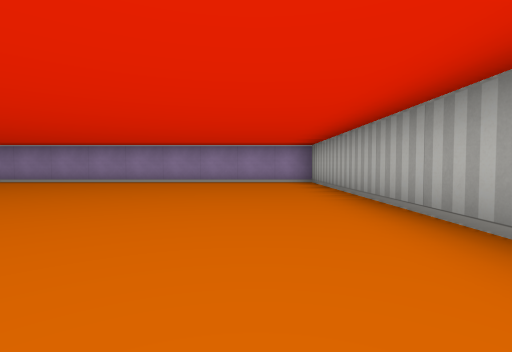
view 1 (above)

16 first-person views from a walk through a cub3D level. The camera is about half as high as the walls, tilts 2° down and sees 85° across. The floor is counted in squares. Each view is taken from the middle of a square. On the plan, view 1 faces up. The plan holds only what a view shows up to about 9 squares ahead; the rest is blank.

view 2
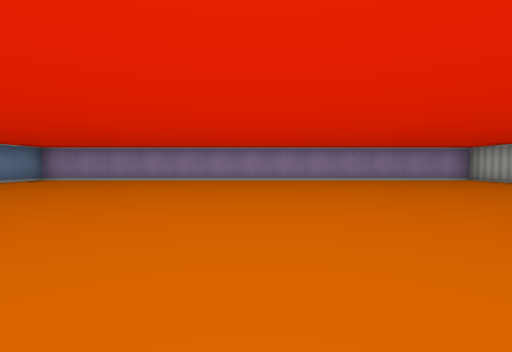

view 3
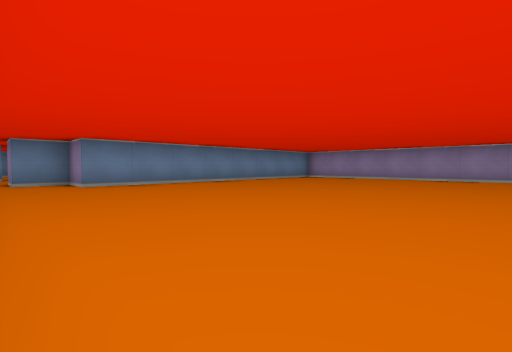

view 4
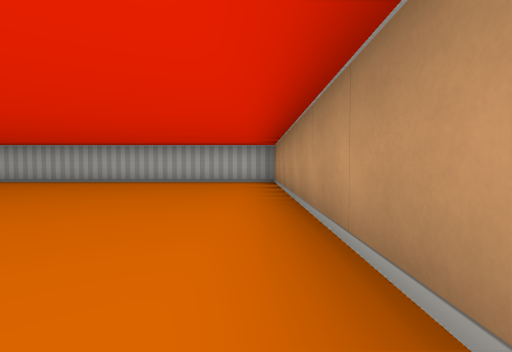

view 5
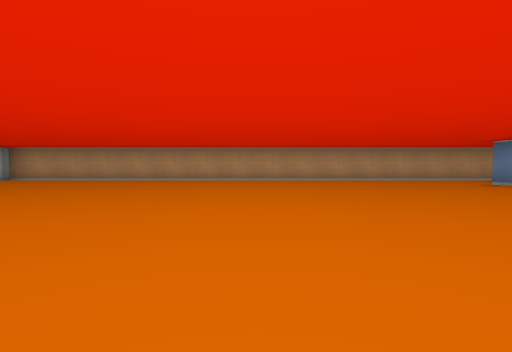

view 6
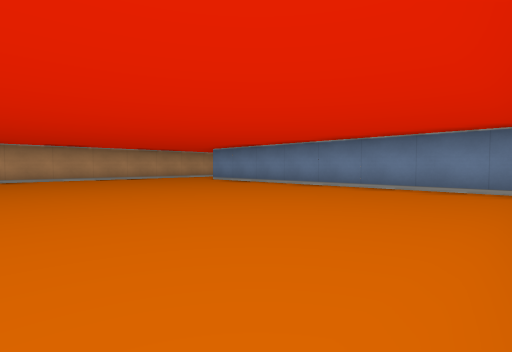

view 7
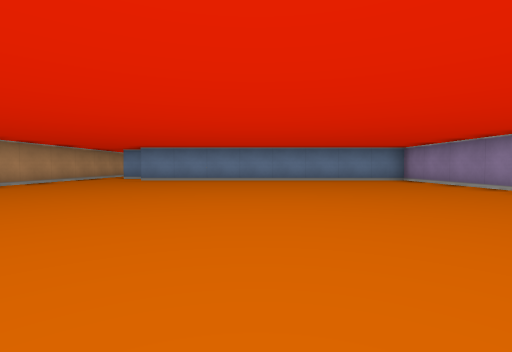

view 8
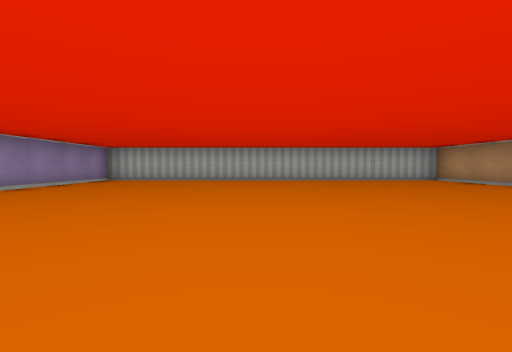

view 9
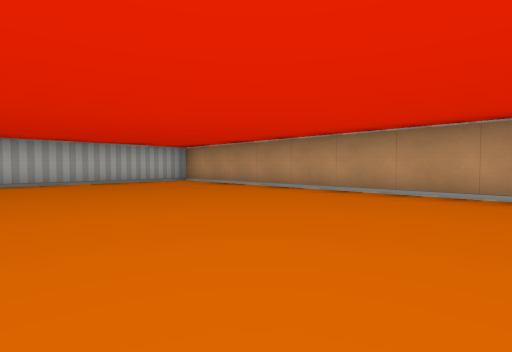

view 10
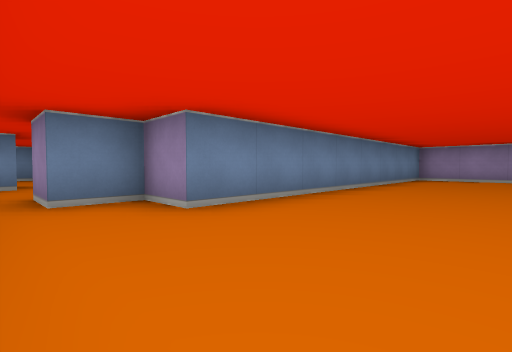

view 11
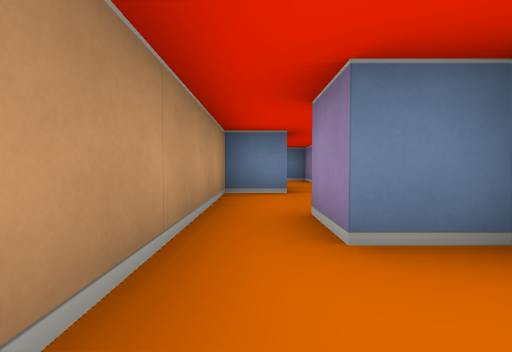

view 12
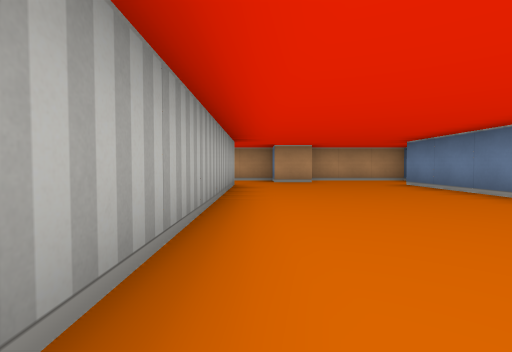

view 13
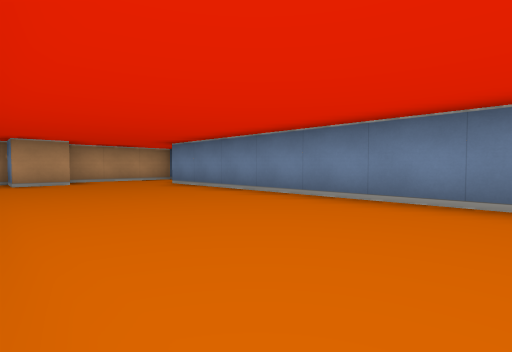

view 14
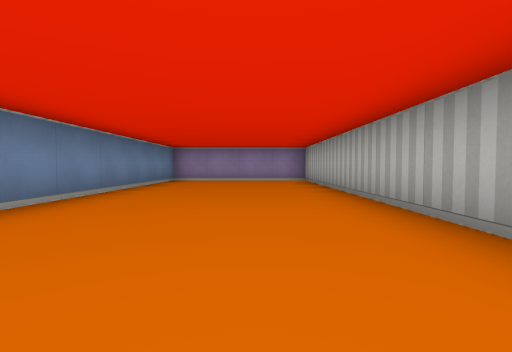

view 15
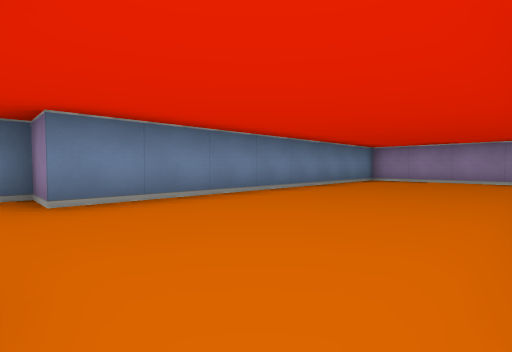

view 16
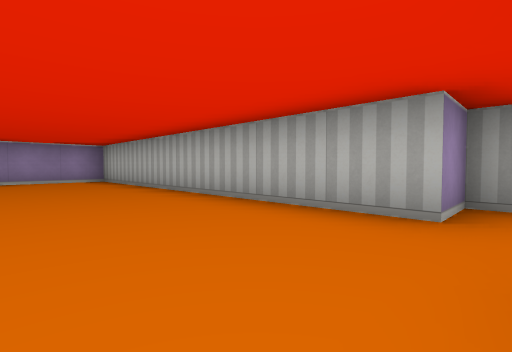

### Floor plan
Ten units are one square. View 1 is at (0, 0); x grows to the right and y downward. Boxes are objects, and circles mark ways between rooms. Rooms are numbered by the first view taken in them; rooms with no view inside come last. Other rooms are left out.
<svg viewBox="-200 -80 220 110">
<path fill="none" stroke="#000" d="M-125 25 15 25 15 -75 -115 -75 -115 5 -125 5 -125 15M-166 15 -155 15 -155 25 -125 25M-134 5 -145 5 -145 -75 -185 -75 -185 5 -195 5 -195 25 -166 25M-125 15 -135 15"/>
<circle cx="-130" cy="20" r="3" fill="#2a7"/>
<text x="-50" y="-20">1</text>
<text x="-160" y="-20">2</text>
</svg>
Room 1 opens to room 2.

Where each view was taken, in squares from view 1:
view 1: 0 up, 0 right, facing up
view 2: 1 down, 5 left, facing up
view 3: 2 down, 5 left, facing up-left
view 4: 2 down, 6 left, facing right
view 5: 6 up, 6 left, facing down
view 6: 7 up, 6 left, facing down-left
view 7: 3 up, 3 left, facing left
view 8: 3 up, 7 left, facing right
view 9: 2 up, 6 left, facing down-right
view 10: 2 down, 9 left, facing up-left
view 11: 2 down, 11 left, facing left
view 12: 6 up, 15 left, facing down
view 13: 6 up, 15 left, facing down-left
view 14: 1 down, 16 left, facing up
view 15: 1 down, 15 left, facing up-left
view 16: 1 down, 17 left, facing up-right
